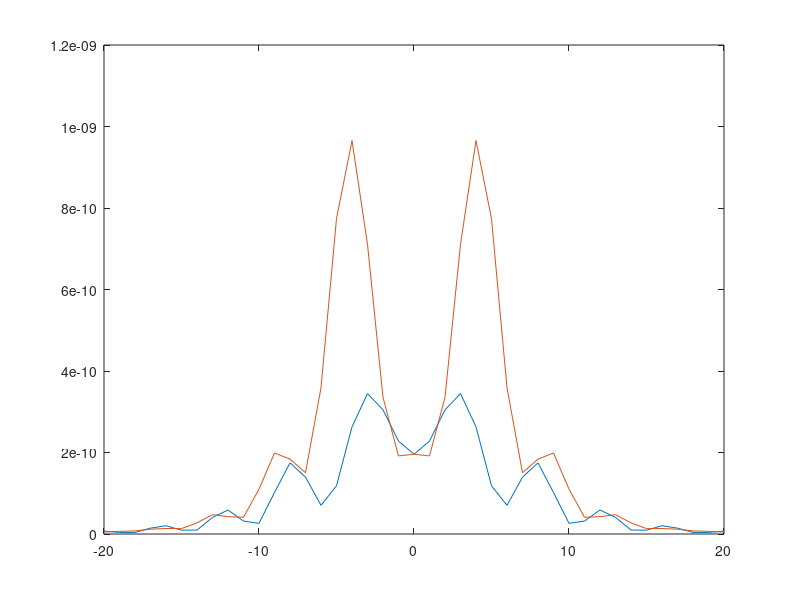

The MATLAB source for this figure:
% Defocus imaging
% calculation under the equation in JCPA by Dr J. Enderlein
%

clear;

%-----------------------------------------------------
% experimental conditions
%-----------------------------------------------------
%
% best for demo: NA=1.2, dz=1.4, z=0.08, lambda=0.6
%
%



% defocusing shift of objective toward the sample (in um)
dz = -0.9;

% location of dye blow the surface (in um)
z = 1/1000* 40;

% numerical aperture of objective
NA = 1.35;

% magnification of microscope
mag = 100;

% refractive index of layer above the sample
n0 = 1.0;

% refractive index of the sample and glass
n1 = 1.52;

	%   n0
	% ----------
	%       } z
	%   n1  *

% pixel size of CCD chip in um and (pixel number-1)/2
PixelSize = 6.45;
PixelRes  = 20;

% number of division in calculation of integral
ND = 750;

% wavelength and wavenumber of the probe light (in um)
lambda = 0.6;
%lambda = repetition;
k = 2*pi/lambda;

% polar angle of the dye molecule (in degree)
q = 90;
Theta = q*pi/180;



%------------------------------------------------------------------
% Fresnel reflection and transmission coefficients
% 	Rp, Rs: reflection for p- and s-polarization
% 	Tp, Ts: transmission for p- and s-polarization
% 	n1,n2: refractive indeces: direction of 1=>2


function [Rp, Rs, Tp, Ts] = Fresnel(theta, n1, n2);
	if (theta==0.)
		Rp = (-n1+n2)./(n1+n2);
		Rs =  (n1-n2)./(n1+n2);
		Tp = 2.*n1./(n1+n2);
		Ts = 2.*n1./(n1+n2);
	elseif (theta == pi/2)
		Rp = 1;
		Rs = 1;
		Tp = 0;
		Ts = 0;
	else
		phi1 = theta;
		phi2 = asin(n1.*sin(phi1)./n2);
		Rp =  tan(phi1 - phi2)./tan(phi1 + phi2);
		Rs = -sin(phi1 - phi2)./sin(phi1 + phi2);
		Tp = 2.*cos(phi1).*sin(phi2)./sin(phi1 + phi2)./cos(phi1 - phi2);
		Ts = 2.*cos(phi1).*sin(phi2)./sin(phi1 + phi2);
	endif
endfunction

function [Rp, Rs, Tp, Ts] = Fresnelw(w1, n1, n2);

	w2 = sqrt(n2^2 - n1^2 + w1.^2);
	%w2(imag(w2)<0) = conj(imag(w2)<0);
	if imag(w2)<0
		w2 = conj(w2);
	endif
	
	Rp = (w1*n2^2 - w2*n1^2)./(w1*n2^2 + w2*n1^2);
	Rs = (w1 - w2)./(w1 + w2);
	Tp = 2*n1*n2*w1./(w1*n2^2 + w2*n1^2);
	Ts = 2*w1./(w1 + w2);
	
endfunction





%------------------------------------------------------------------
% p- and s-components of electric vectors for vertically (perp) 
% and horizontally (para) oriented dipoles.
%
function [Eperp_p, Epara_p, Epara_s] = EVector(sin_eta, k, z, n0, n1);

	cos_eta = sqrt(1 - sin_eta.^2);
	[Rp,Rs,Tp,Ts] = Fresnel(asin(sin_eta), n1, n0);
	
	% temporary (because the above function doesnt work well for theta==0)
		Rp(1) = (-n1+n0)./(n1+n0);
		Rs(1) =  (n1-n0)./(n1+n0);
		Tp(1) = 2.*n1./(n1+n0);
		Ts(1) = 2.*n0./(n1+n0);
	Eperp_p = sin_eta.*(exp(-i*n1*k*z*cos_eta) + Rp.*exp(i*n1*k*z*cos_eta));
	Epara_p = cos_eta.*(exp(-i*n1*k*z*cos_eta) - Rp.*exp(i*n1*k*z*cos_eta));
	Epara_s = cos_eta.*(exp(-i*n1*k*z*cos_eta) + Rs.*exp(i*n1*k*z*cos_eta));

endfunction


%-----------------------------------------------------
% main routine
%-----------------------------------------------------

% variables
% 	Eta0:  polar angle in the sample space
% 	Eta1:  polar angle in the image space
% 	dEta1: difference of Eta1
% 	Eta1_max: highest angle of Eta1

[x,y] = meshgrid(-PixelRes:PixelRes, -PixelRes:PixelRes);
 rho  = sqrt(x.^2 + y.^2)*PixelSize;
 psi  = arg(x+i*y);
 img  = zeros(length(x));
 img_para = zeros(length(x));
 img_perp = zeros(length(x));
 img_cros = zeros(length(x));

Eta1_max = asin(NA/mag);
dEta1 = Eta1_max/ND;
Eta1 = (0: dEta1: Eta1_max);
sin_Eta1  = sin(Eta1);
cos_Eta1  = cos(Eta1);

% Eta0 = asin(mag.*sin(Eta1)/n1);
% cos_Eta0  = cos(Eta0);
% sin_Eta0  = sin(Eta0);

sin_Eta0  = 1/n1*mag*sin_Eta1;
cos_Eta0  = sqrt(1 - sin_Eta0.^2);


col_rho = rho(:);
col_psi = psi(:);
col_img = img(:);
col_img_para = img_para(:);
col_img_perp = img_perp(:);
col_img_cros = img_cros(:);

length_img = length(col_img);

[Eperp_p, Epara_p, Epara_s] = EVector(sin_Eta0, k, z, n0, n1);

for ind = 1:length_img
	cos_psi  = cos(col_psi(ind));
	sin_psi  = sin(col_psi(ind));
	cos_2psi = cos(2*col_psi(ind));
	sin_2psi = sin(2*col_psi(ind));

	besselarg = k*col_rho(ind).*sin_Eta1;
	J0 = besselj(0, besselarg);
	J1 = besselj(1, besselarg);
	J2 = besselj(2, besselarg);
	
	e_x_para = i/2.*(cos_Eta1.*(J0-J2*cos_2psi).*Epara_p + (J0+J2*cos_2psi).*Epara_s);
	e_y_para = i/2.*(-cos_Eta1.*J2.*sin_2psi.*Epara_p + J2.*sin_2psi.*Epara_s);
	b_x_para = i/2.*(-cos_Eta1.*J2.*sin_2psi.*Epara_s + J2.*sin_2psi.*Epara_p);
	b_y_para = i/2.*(cos_Eta1.*(J0+J2*cos_2psi).*Epara_s + (J0-J2*cos_2psi).*Epara_p);
	
	e_x_perp = i.*cos_Eta1.*J1.*Eperp_p.*cos_psi;
	e_y_perp = i.*cos_Eta1.*J1.*Eperp_p.*sin_psi;
	b_x_perp = i.*J1.*Eperp_p.*(-sin_psi);
	b_y_perp = i.*J1.*Eperp_p.*cos_psi;
	
	Ex_para = (sin_Eta1.*sqrt(cos_Eta1./n1./cos_Eta0).*e_x_para.*exp(i*k*dz*cos_Eta0)) *ones(length(Eta1),1) *dEta1;
	Ey_para = (sin_Eta1.*sqrt(cos_Eta1./n1./cos_Eta0).*e_y_para.*exp(i*k*dz*cos_Eta0)) *ones(length(Eta1),1) *dEta1;
	Bx_para = (sin_Eta1.*sqrt(cos_Eta1./n1./cos_Eta0).*b_x_para.*exp(i*k*dz*cos_Eta0)) *ones(length(Eta1),1) *dEta1;
	By_para = (sin_Eta1.*sqrt(cos_Eta1./n1./cos_Eta0).*b_y_para.*exp(i*k*dz*cos_Eta0)) *ones(length(Eta1),1) *dEta1;

	Ex_perp = (sin_Eta1.*sqrt(cos_Eta1./n1./cos_Eta0).*e_x_perp.*exp(i*k*dz*cos_Eta0)) *ones(length(Eta1),1) *dEta1;
	Ey_perp = (sin_Eta1.*sqrt(cos_Eta1./n1./cos_Eta0).*e_y_perp.*exp(i*k*dz*cos_Eta0)) *ones(length(Eta1),1) *dEta1;
	Bx_perp = (sin_Eta1.*sqrt(cos_Eta1./n1./cos_Eta0).*b_x_perp.*exp(i*k*dz*cos_Eta0)) *ones(length(Eta1),1) *dEta1;
	By_perp = (sin_Eta1.*sqrt(cos_Eta1./n1./cos_Eta0).*b_y_perp.*exp(i*k*dz*cos_Eta0)) *ones(length(Eta1),1) *dEta1;
	
	col_img_para(ind) = Ex_para*conj(By_para) - conj(Bx_para)*Ey_para;
	col_img_perp(ind) = Ex_perp*conj(By_perp) - conj(Bx_perp)*Ey_perp;
	col_img_cros(ind) = Ex_perp*conj(By_para) + Ex_para*conj(By_perp) - (Ey_perp*conj(Bx_para) + Ey_para*conj(Bx_perp));
	
endfor

img_para(:) = img_para(:) + col_img_para;
img_perp(:) = img_perp(:) + col_img_perp;
img_cros(:) = img_cros(:) + col_img_cros;
img = real(img_para.*(sin(Theta).^2) +img_perp.*(cos(Theta).^2) +img_cros.*sin(Theta).*cos(Theta));


%surf(img);
%plot(x(1,:),img_para(PixelRes+1,:), x(1,:),img_perp(PixelRes+1,:), x(1,:),img_cros(PixelRes+1,:));
%plot(y(:,1),img_para(:,PixelRes+1), y(:,1),img_perp(:,PixelRes+1), y(:,1),img_cros(:,PixelRes+1));
plot(x(1,:),img(PixelRes+1,:), y(:,1),img(:,PixelRes+1));
